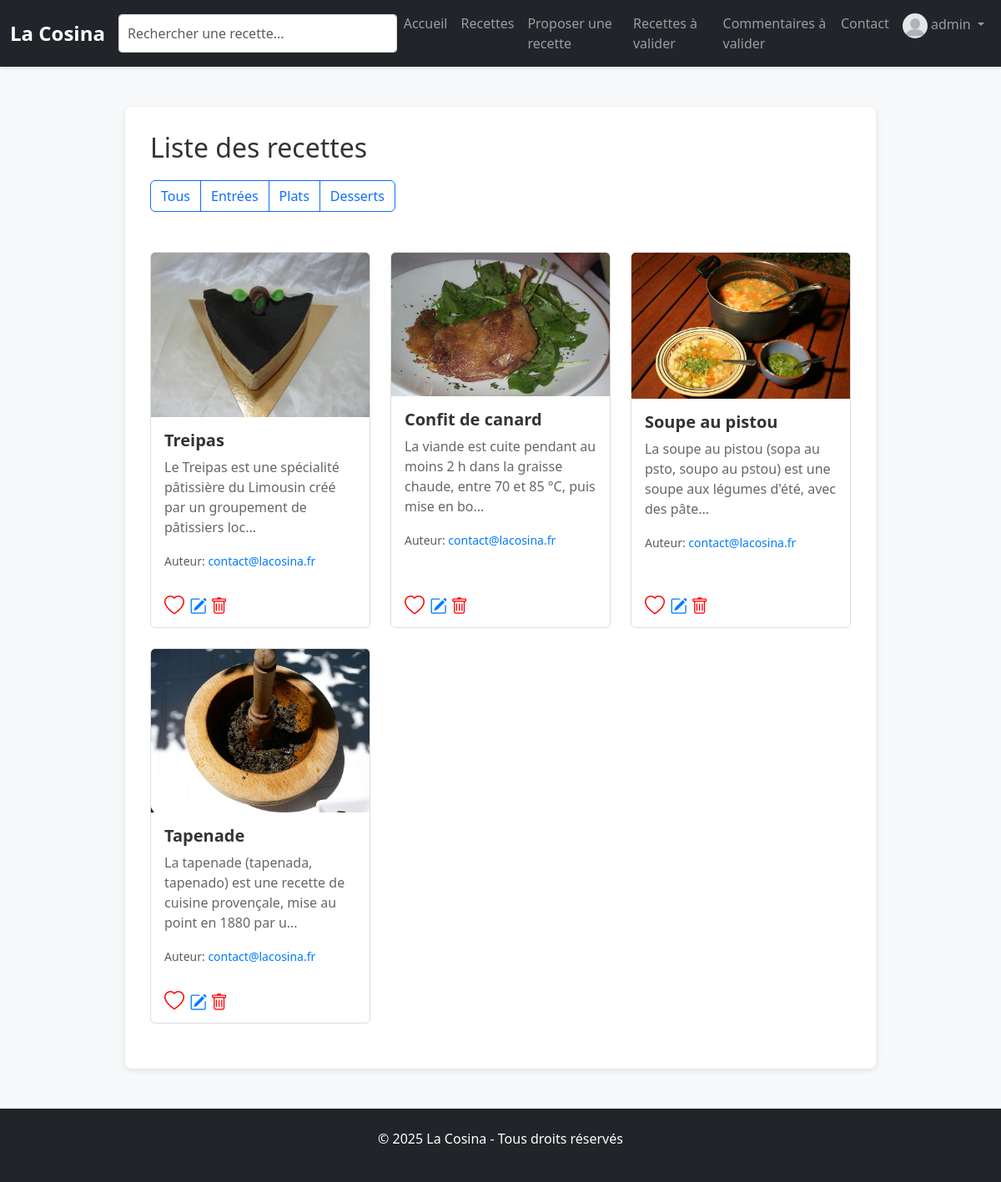
The page / (signed in) on the database its author committed.
### tables this page shows
CREATE TABLE `recettes` (
    `id` int NOT NULL AUTO_INCREMENT,
    `titre` varchar(100) NOT NULL,
    `description` text NOT NULL,
    `auteur` varchar(100) NOT NULL,
    `image` varchar(100) DEFAULT NULL,
    `date_creation` datetime NOT NULL,
    `type_plat` enum('Entrée', 'Plat', 'Dessert') DEFAULT 'Plat',
    `isApproved` tinyint(1) DEFAULT 1,
    PRIMARY KEY (`id`)
);

### controllers/RecetteController.php (called while the page is built, shortened)
<?php
class RecetteController
{
    private $recette;
    public function __construct($recette)
    {
        $this->recette = $recette;
    }
    public function lister()
    {
        $type_plat = isset($_GET['type_plat']) ? $_GET['type_plat'] : null;
        $recettes = $this->recette->getAll($type_plat, true);
        $favorisIds = [];
        include 'views/Recette/liste.php';
    }
}
?>

### models/Recette.php (called while the page is built, shortened)
<?php
class Recette
{
    private $pdo;
    public function __construct($pdo)
    {
        $this->pdo = $pdo;
    }
    public function getAll($type_plat = null, $onlyApproved = true)
    {
        $sql = "SELECT * FROM recettes WHERE 1=1";
        $params = [];
        if ($onlyApproved) {
            $sql .= " AND isApproved = 1";
        }
        $sql .= " ORDER BY date_creation DESC";
        $stmt = $this->pdo->prepare($sql);
        $stmt->execute($params);
        return $stmt->fetchAll(PDO::FETCH_ASSOC);
    }
}
?>

### views/Recette/liste.php (the view, shortened to what this page needs)
<h2>Liste des recettes</h2>
<div class="btn-group mb-4" role="group" aria-label="Filtrer par type de plat">
    <button type="button" class="btn btn-outline-primary filter-btn" data-type="">Tous</button>
    <button type="button" class="btn btn-outline-primary filter-btn" data-type="Entrée">Entrées</button>
    <button type="button" class="btn btn-outline-primary filter-btn" data-type="Plat">Plats</button>
    <button type="button" class="btn btn-outline-primary filter-btn" data-type="Dessert">Desserts</button>
</div>
<div class="row mt-4" id="recettes-container">
    <?php foreach ($recettes as $r): ?>
        <div class="col-md-4 mb-4">
            <div class="recipe card h-100" data-id="<?php echo $r['id']; ?>">
                <img src="<?php echo ($r['image'] ? $r['image'] : 'images/no_image.png'); ?>" class="card-img-top recipe-clickable" alt="<?php echo htmlspecialchars($r['titre']); ?>">
                <div class="card-body recipe-clickable">
                    <h5 class="card-title"><?php echo htmlspecialchars($r['titre']); ?></h5>
                    <p class="card-text"><?php echo htmlspecialchars(substr($r['description'], 0, 100)) . '...'; ?></p>
                    <p class="card-text"><small class="text-muted">Auteur: <a href="mailto:<?php echo htmlspecialchars($r['auteur']); ?>" onclick="event.stopPropagation();"><?php echo htmlspecialchars($r['auteur']); ?></a></small></p>
                </div>
                <div class="card-footer bg-transparent border-0">
                    <div class="d-flex justify-content-between align-items-center">
                        <div>
                            <?php if (isset($_SESSION['id'])): ?>
                                <span class="recipe-fav" data-id="<?php echo $r['id']; ?>" style="cursor: pointer; font-size: 1.5rem;" title="<?php echo in_array($r['id'], $favorisIds) ? 'Retirer des favoris' : 'Ajouter aux favoris'; ?>">
                                    <i class="bi <?php echo in_array($r['id'], $favorisIds) ? 'bi-heart-fill' : 'bi-heart'; ?>" style="color: red;"></i>
                                </span>
                            <?php endif; ?>
                            <?php if (isset($_SESSION['user_isAdmin']) && $_SESSION['user_isAdmin']): ?>
                                <a href="?c=Recette&a=modifier&id=<?php echo $r['id']; ?>" title="Modifier" onclick="event.stopPropagation();">
                                    <i class="bi bi-pencil-square" style="font-size: 1.3rem;"></i>
                                </a>
                                <a href="?c=Recette&a=supprimer&id=<?php echo $r['id']; ?>" title="Supprimer" onclick="event.stopPropagation(); return confirm('Êtes-vous sûr de vouloir supprimer cette recette ?');">
                                    <i class="bi bi-trash" style="font-size: 1.3rem; color: red;"></i>
                                </a>
                            <?php endif; ?>
                        </div>
                    </div>
                </div>
            </div>
        </div>
    <?php endforeach; ?>
</div>

### css/style.css (style rules this page uses)
body { background-color: #f8f9fa; font-family: 'Segoe UI', Tahoma, Geneva, Verdana, sans-serif; }
.recipe.card { transition: all 0.3s ease; cursor: pointer; border: 1px solid #ddd; }
.card-title { color: #333; font-weight: 600; }
.card-text { color: #666; }
.filter-btn { transition: all 0.2s ease; }
.card { animation: fadeIn 0.3s ease; }
h1, h2 { color: #333; margin-bottom: 20px; }
a { color: #007bff; text-decoration: none; }

### rows shown on the page
recettes: image (picture), titre "Treipas", description "Le Treipas est une spécialité pâtissière du Limousin créé par un groupement de pâtissiers loc", auteur "contact@lacosina.fr"
recettes: image (picture), titre "Confit de canard", description "La viande est cuite pendant au moins 2 h dans la graisse chaude, entre 70 et 85 °C, puis mise en bo", auteur "contact@lacosina.fr"
recettes: image (picture), titre "Soupe au pistou", description "La soupe au pistou (sopa au psto, soupo au pstou) est une soupe aux légumes d'été, avec des pâte", auteur "contact@lacosina.fr"
recettes: image+titre (picture), titre "Tapenade", description "La tapenade (tapenada, tapenado) est une recette de cuisine provençale, mise au point en 1880 par u", auteur "contact@lacosina.fr"

### other values the page prints
$_SESSION['user_identifiant'] "admin"
